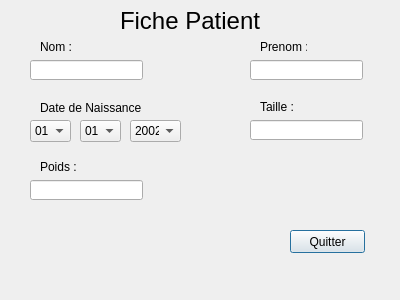
<?xml version="1.0" encoding="UTF-8"?>
<ui version="4.0">
 <class>Form_patient</class>
 <widget class="QDialog" name="Form_patient">
  <property name="geometry">
   <rect>
    <x>0</x>
    <y>0</y>
    <width>400</width>
    <height>300</height>
   </rect>
  </property>
  <property name="windowTitle">
   <string>Dialog</string>
  </property>
  <widget class="QLineEdit" name="Nom">
   <property name="geometry">
    <rect>
     <x>30</x>
     <y>60</y>
     <width>113</width>
     <height>20</height>
    </rect>
   </property>
  </widget>
  <widget class="QLineEdit" name="Prenom">
   <property name="geometry">
    <rect>
     <x>250</x>
     <y>60</y>
     <width>113</width>
     <height>20</height>
    </rect>
   </property>
  </widget>
  <widget class="QLineEdit" name="Taille">
   <property name="geometry">
    <rect>
     <x>250</x>
     <y>120</y>
     <width>113</width>
     <height>20</height>
    </rect>
   </property>
  </widget>
  <widget class="QLineEdit" name="Poids">
   <property name="geometry">
    <rect>
     <x>30</x>
     <y>180</y>
     <width>113</width>
     <height>20</height>
    </rect>
   </property>
  </widget>
  <widget class="QLabel" name="label">
   <property name="geometry">
    <rect>
     <x>40</x>
     <y>40</y>
     <width>47</width>
     <height>13</height>
    </rect>
   </property>
   <property name="text">
    <string>Nom :</string>
   </property>
  </widget>
  <widget class="QLabel" name="label_2">
   <property name="geometry">
    <rect>
     <x>260</x>
     <y>40</y>
     <width>47</width>
     <height>13</height>
    </rect>
   </property>
   <property name="text">
    <string>Prenom :</string>
   </property>
  </widget>
  <widget class="QLabel" name="label_3">
   <property name="geometry">
    <rect>
     <x>40</x>
     <y>100</y>
     <width>101</width>
     <height>16</height>
    </rect>
   </property>
   <property name="text">
    <string>Date de Naissance :</string>
   </property>
  </widget>
  <widget class="QLabel" name="label_4">
   <property name="geometry">
    <rect>
     <x>260</x>
     <y>100</y>
     <width>47</width>
     <height>13</height>
    </rect>
   </property>
   <property name="text">
    <string>Taille :</string>
   </property>
  </widget>
  <widget class="QLabel" name="label_5">
   <property name="geometry">
    <rect>
     <x>40</x>
     <y>160</y>
     <width>47</width>
     <height>13</height>
    </rect>
   </property>
   <property name="text">
    <string>Poids :</string>
   </property>
  </widget>
  <widget class="QLabel" name="label_6">
   <property name="geometry">
    <rect>
     <x>120</x>
     <y>10</y>
     <width>141</width>
     <height>21</height>
    </rect>
   </property>
   <property name="sizePolicy">
    <sizepolicy hsizetype="Maximum" vsizetype="Preferred">
     <horstretch>0</horstretch>
     <verstretch>0</verstretch>
    </sizepolicy>
   </property>
   <property name="font">
    <font>
     <pointsize>18</pointsize>
    </font>
   </property>
   <property name="text">
    <string>Fiche Patient</string>
   </property>
  </widget>
  <widget class="QComboBox" name="Jour">
   <property name="geometry">
    <rect>
     <x>30</x>
     <y>120</y>
     <width>41</width>
     <height>22</height>
    </rect>
   </property>
   <item>
    <property name="text">
     <string>01</string>
    </property>
   </item>
   <item>
    <property name="text">
     <string>02</string>
    </property>
   </item>
   <item>
    <property name="text">
     <string>03</string>
    </property>
   </item>
   <item>
    <property name="text">
     <string>04</string>
    </property>
   </item>
   <item>
    <property name="text">
     <string>05</string>
    </property>
   </item>
   <item>
    <property name="text">
     <string>06</string>
    </property>
   </item>
   <item>
    <property name="text">
     <string>07</string>
    </property>
   </item>
   <item>
    <property name="text">
     <string>08</string>
    </property>
   </item>
   <item>
    <property name="text">
     <string>09</string>
    </property>
   </item>
   <item>
    <property name="text">
     <string>10</string>
    </property>
   </item>
   <item>
    <property name="text">
     <string>11</string>
    </property>
   </item>
   <item>
    <property name="text">
     <string>12</string>
    </property>
   </item>
   <item>
    <property name="text">
     <string>13</string>
    </property>
   </item>
   <item>
    <property name="text">
     <string>14</string>
    </property>
   </item>
   <item>
    <property name="text">
     <string>15</string>
    </property>
   </item>
   <item>
    <property name="text">
     <string>16</string>
    </property>
   </item>
   <item>
    <property name="text">
     <string>17</string>
    </property>
   </item>
   <item>
    <property name="text">
     <string>18</string>
    </property>
   </item>
   <item>
    <property name="text">
     <string>19</string>
    </property>
   </item>
   <item>
    <property name="text">
     <string>20</string>
    </property>
   </item>
   <item>
    <property name="text">
     <string>21</string>
    </property>
   </item>
   <item>
    <property name="text">
     <string>22</string>
    </property>
   </item>
   <item>
    <property name="text">
     <string>23</string>
    </property>
   </item>
   <item>
    <property name="text">
     <string>24</string>
    </property>
   </item>
   <item>
    <property name="text">
     <string>25</string>
    </property>
   </item>
   <item>
    <property name="text">
     <string>26</string>
    </property>
   </item>
   <item>
    <property name="text">
     <string>27</string>
    </property>
   </item>
   <item>
    <property name="text">
     <string>28</string>
    </property>
   </item>
   <item>
    <property name="text">
     <string>29</string>
    </property>
   </item>
   <item>
    <property name="text">
     <string>30</string>
    </property>
   </item>
   <item>
    <property name="text">
     <string>31</string>
    </property>
   </item>
  </widget>
  <widget class="QComboBox" name="Mois">
   <property name="geometry">
    <rect>
     <x>80</x>
     <y>120</y>
     <width>41</width>
     <height>22</height>
    </rect>
   </property>
   <item>
    <property name="text">
     <string>01</string>
    </property>
   </item>
   <item>
    <property name="text">
     <string>02</string>
    </property>
   </item>
   <item>
    <property name="text">
     <string>03</string>
    </property>
   </item>
   <item>
    <property name="text">
     <string>04</string>
    </property>
   </item>
   <item>
    <property name="text">
     <string>05</string>
    </property>
   </item>
   <item>
    <property name="text">
     <string>06</string>
    </property>
   </item>
   <item>
    <property name="text">
     <string>07</string>
    </property>
   </item>
   <item>
    <property name="text">
     <string>08</string>
    </property>
   </item>
   <item>
    <property name="text">
     <string>09</string>
    </property>
   </item>
   <item>
    <property name="text">
     <string>10</string>
    </property>
   </item>
   <item>
    <property name="text">
     <string>11</string>
    </property>
   </item>
   <item>
    <property name="text">
     <string>12</string>
    </property>
   </item>
  </widget>
  <widget class="QComboBox" name="Annee">
   <property name="geometry">
    <rect>
     <x>130</x>
     <y>120</y>
     <width>51</width>
     <height>22</height>
    </rect>
   </property>
   <item>
    <property name="text">
     <string>2002</string>
    </property>
   </item>
   <item>
    <property name="text">
     <string>2001</string>
    </property>
   </item>
   <item>
    <property name="text">
     <string>2000</string>
    </property>
   </item>
   <item>
    <property name="text">
     <string>1999</string>
    </property>
   </item>
   <item>
    <property name="text">
     <string>1998</string>
    </property>
   </item>
   <item>
    <property name="text">
     <string>1997</string>
    </property>
   </item>
   <item>
    <property name="text">
     <string>1996</string>
    </property>
   </item>
   <item>
    <property name="text">
     <string>1995</string>
    </property>
   </item>
   <item>
    <property name="text">
     <string>1994</string>
    </property>
   </item>
   <item>
    <property name="text">
     <string>1993</string>
    </property>
   </item>
   <item>
    <property name="text">
     <string>1992</string>
    </property>
   </item>
   <item>
    <property name="text">
     <string>1991</string>
    </property>
   </item>
   <item>
    <property name="text">
     <string>1990</string>
    </property>
   </item>
   <item>
    <property name="text">
     <string>1989</string>
    </property>
   </item>
   <item>
    <property name="text">
     <string>1988</string>
    </property>
   </item>
   <item>
    <property name="text">
     <string>1987</string>
    </property>
   </item>
   <item>
    <property name="text">
     <string>1986</string>
    </property>
   </item>
   <item>
    <property name="text">
     <string>1985</string>
    </property>
   </item>
   <item>
    <property name="text">
     <string>1984</string>
    </property>
   </item>
   <item>
    <property name="text">
     <string>1983</string>
    </property>
   </item>
   <item>
    <property name="text">
     <string>1982</string>
    </property>
   </item>
   <item>
    <property name="text">
     <string>1981</string>
    </property>
   </item>
   <item>
    <property name="text">
     <string>1980</string>
    </property>
   </item>
   <item>
    <property name="text">
     <string>1979</string>
    </property>
   </item>
   <item>
    <property name="text">
     <string>1978</string>
    </property>
   </item>
   <item>
    <property name="text">
     <string>1977</string>
    </property>
   </item>
   <item>
    <property name="text">
     <string>1976</string>
    </property>
   </item>
   <item>
    <property name="text">
     <string>1975</string>
    </property>
   </item>
   <item>
    <property name="text">
     <string>1974</string>
    </property>
   </item>
   <item>
    <property name="text">
     <string>1973</string>
    </property>
   </item>
   <item>
    <property name="text">
     <string>1972</string>
    </property>
   </item>
   <item>
    <property name="text">
     <string>1971</string>
    </property>
   </item>
   <item>
    <property name="text">
     <string>1970</string>
    </property>
   </item>
   <item>
    <property name="text">
     <string>1969</string>
    </property>
   </item>
   <item>
    <property name="text">
     <string>1968</string>
    </property>
   </item>
   <item>
    <property name="text">
     <string>1967</string>
    </property>
   </item>
   <item>
    <property name="text">
     <string>1966</string>
    </property>
   </item>
   <item>
    <property name="text">
     <string>1965</string>
    </property>
   </item>
   <item>
    <property name="text">
     <string>1964</string>
    </property>
   </item>
   <item>
    <property name="text">
     <string>1963</string>
    </property>
   </item>
   <item>
    <property name="text">
     <string>1962</string>
    </property>
   </item>
   <item>
    <property name="text">
     <string>1961</string>
    </property>
   </item>
   <item>
    <property name="text">
     <string>1960</string>
    </property>
   </item>
   <item>
    <property name="text">
     <string>1959</string>
    </property>
   </item>
   <item>
    <property name="text">
     <string>1958</string>
    </property>
   </item>
   <item>
    <property name="text">
     <string>1957</string>
    </property>
   </item>
   <item>
    <property name="text">
     <string>1956</string>
    </property>
   </item>
   <item>
    <property name="text">
     <string>1955</string>
    </property>
   </item>
   <item>
    <property name="text">
     <string>1954</string>
    </property>
   </item>
   <item>
    <property name="text">
     <string>1953</string>
    </property>
   </item>
   <item>
    <property name="text">
     <string>1952</string>
    </property>
   </item>
   <item>
    <property name="text">
     <string>1951</string>
    </property>
   </item>
   <item>
    <property name="text">
     <string>1950</string>
    </property>
   </item>
   <item>
    <property name="text">
     <string>1949</string>
    </property>
   </item>
   <item>
    <property name="text">
     <string>1948</string>
    </property>
   </item>
   <item>
    <property name="text">
     <string>1947</string>
    </property>
   </item>
   <item>
    <property name="text">
     <string>1946</string>
    </property>
   </item>
   <item>
    <property name="text">
     <string>1945</string>
    </property>
   </item>
   <item>
    <property name="text">
     <string>1944</string>
    </property>
   </item>
   <item>
    <property name="text">
     <string>1943</string>
    </property>
   </item>
   <item>
    <property name="text">
     <string>1942</string>
    </property>
   </item>
   <item>
    <property name="text">
     <string>1941</string>
    </property>
   </item>
   <item>
    <property name="text">
     <string>1940</string>
    </property>
   </item>
   <item>
    <property name="text">
     <string>1939</string>
    </property>
   </item>
   <item>
    <property name="text">
     <string>1938</string>
    </property>
   </item>
   <item>
    <property name="text">
     <string>1937</string>
    </property>
   </item>
   <item>
    <property name="text">
     <string>1936</string>
    </property>
   </item>
   <item>
    <property name="text">
     <string>1935</string>
    </property>
   </item>
   <item>
    <property name="text">
     <string>1934</string>
    </property>
   </item>
   <item>
    <property name="text">
     <string>1933</string>
    </property>
   </item>
   <item>
    <property name="text">
     <string>1932</string>
    </property>
   </item>
   <item>
    <property name="text">
     <string>1931</string>
    </property>
   </item>
   <item>
    <property name="text">
     <string>1930</string>
    </property>
   </item>
   <item>
    <property name="text">
     <string>1929</string>
    </property>
   </item>
   <item>
    <property name="text">
     <string>1928</string>
    </property>
   </item>
   <item>
    <property name="text">
     <string>1927</string>
    </property>
   </item>
   <item>
    <property name="text">
     <string>1926</string>
    </property>
   </item>
   <item>
    <property name="text">
     <string>1925</string>
    </property>
   </item>
   <item>
    <property name="text">
     <string>1924</string>
    </property>
   </item>
   <item>
    <property name="text">
     <string>1923</string>
    </property>
   </item>
   <item>
    <property name="text">
     <string>1922</string>
    </property>
   </item>
   <item>
    <property name="text">
     <string>1921</string>
    </property>
   </item>
   <item>
    <property name="text">
     <string>1920</string>
    </property>
   </item>
   <item>
    <property name="text">
     <string>1919</string>
    </property>
   </item>
   <item>
    <property name="text">
     <string>1918</string>
    </property>
   </item>
   <item>
    <property name="text">
     <string>1917</string>
    </property>
   </item>
   <item>
    <property name="text">
     <string>1916</string>
    </property>
   </item>
   <item>
    <property name="text">
     <string>1915</string>
    </property>
   </item>
   <item>
    <property name="text">
     <string>1914</string>
    </property>
   </item>
   <item>
    <property name="text">
     <string>1913</string>
    </property>
   </item>
   <item>
    <property name="text">
     <string>1912</string>
    </property>
   </item>
   <item>
    <property name="text">
     <string>1911</string>
    </property>
   </item>
   <item>
    <property name="text">
     <string>1910</string>
    </property>
   </item>
   <item>
    <property name="text">
     <string>1909</string>
    </property>
   </item>
   <item>
    <property name="text">
     <string>1908</string>
    </property>
   </item>
   <item>
    <property name="text">
     <string>1907</string>
    </property>
   </item>
   <item>
    <property name="text">
     <string>1906</string>
    </property>
   </item>
   <item>
    <property name="text">
     <string>1905</string>
    </property>
   </item>
   <item>
    <property name="text">
     <string>1904</string>
    </property>
   </item>
   <item>
    <property name="text">
     <string>1903</string>
    </property>
   </item>
   <item>
    <property name="text">
     <string>1902</string>
    </property>
   </item>
   <item>
    <property name="text">
     <string>1901</string>
    </property>
   </item>
  </widget>
  <widget class="QPushButton" name="Quit">
   <property name="geometry">
    <rect>
     <x>290</x>
     <y>230</y>
     <width>75</width>
     <height>23</height>
    </rect>
   </property>
   <property name="text">
    <string>Quitter</string>
   </property>
  </widget>
  <widget class="QWidget" name="ValideFormulaire" native="true">
   <property name="geometry">
    <rect>
     <x>180</x>
     <y>230</y>
     <width>91</width>
     <height>41</height>
    </rect>
   </property>
  </widget>
 </widget>
 <resources/>
 <connections>
  <connection>
   <sender>Quit</sender>
   <signal>clicked()</signal>
   <receiver>Form_patient</receiver>
   <slot>close()</slot>
   <hints>
    <hint type="sourcelabel">
     <x>317</x>
     <y>171</y>
    </hint>
    <hint type="destinationlabel">
     <x>199</x>
     <y>149</y>
    </hint>
   </hints>
  </connection>
 </connections>
</ui>
